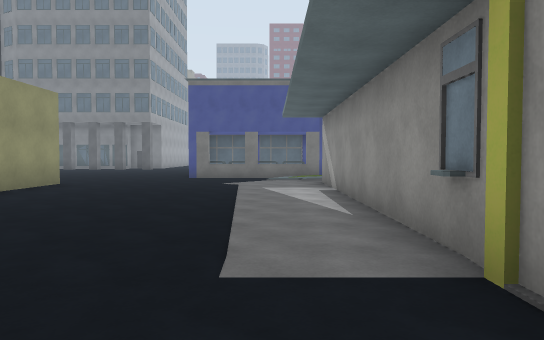
View 1 (above)

24 first-person views from a walk through a scene from a Unity 3-D project. The camera is 1.4 m above the floor, tilts 2° down and sees 70° across. The floor is counted in squares, 2 m on a side. Each view is taken from the middle of a square. On the plan, view 1 faces up. The plan holds only what a view shows up to about 11 squares ahead; the rest is blank. The place goes on beyond the plan. The player is left out. Some animated figures are not drawn. Some surface patterns are stand-ins.

View 2
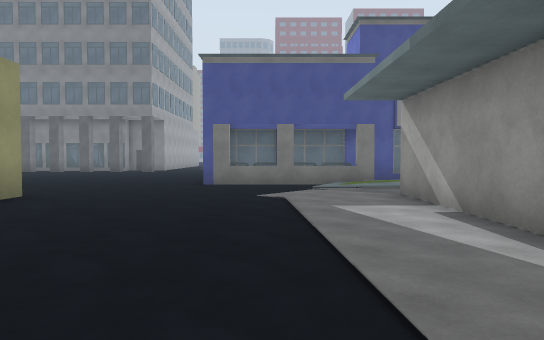

View 3
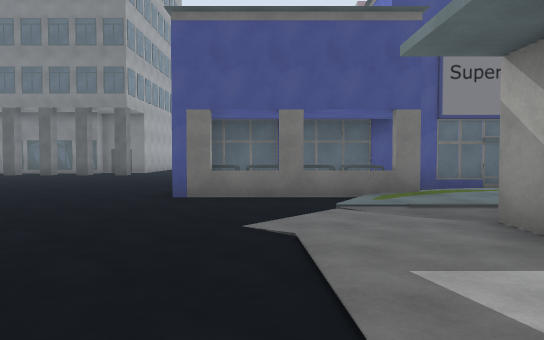

View 4
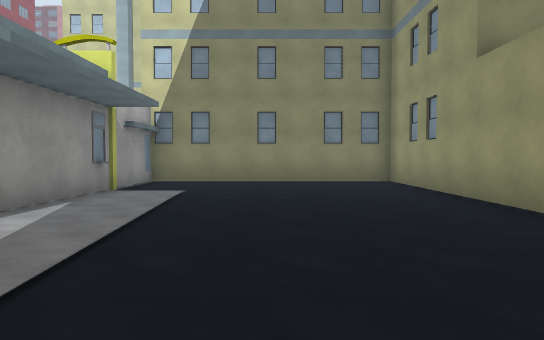

View 5
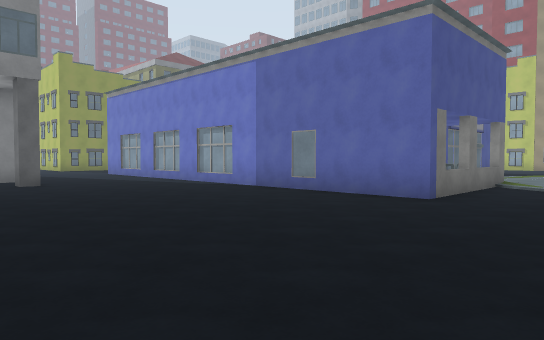

View 6
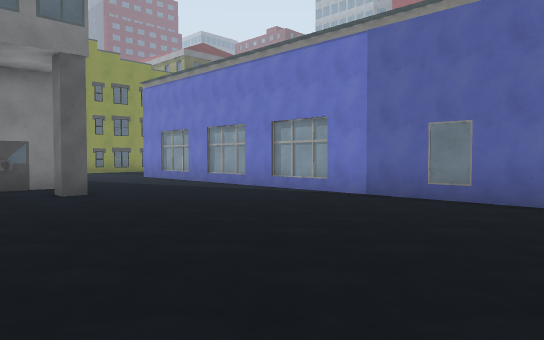

View 7
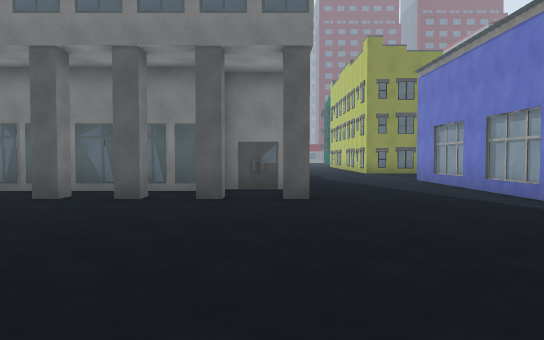

View 8
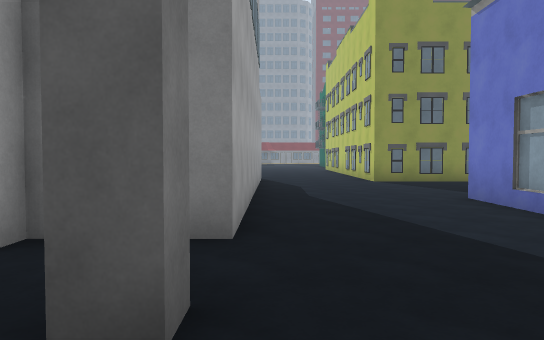

View 9
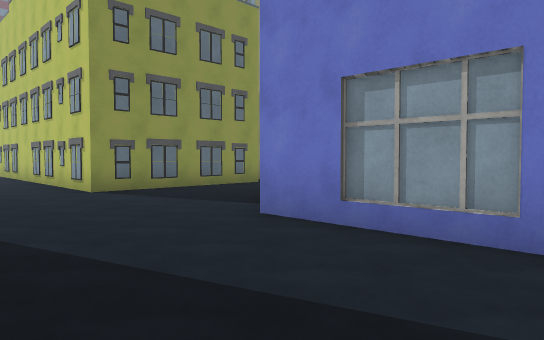

View 10
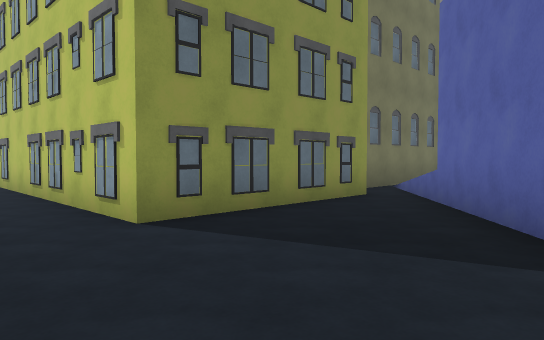

View 11
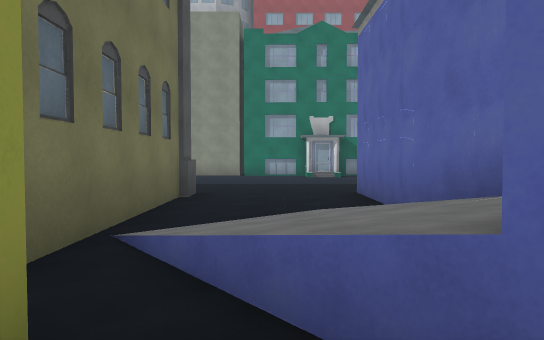

View 12
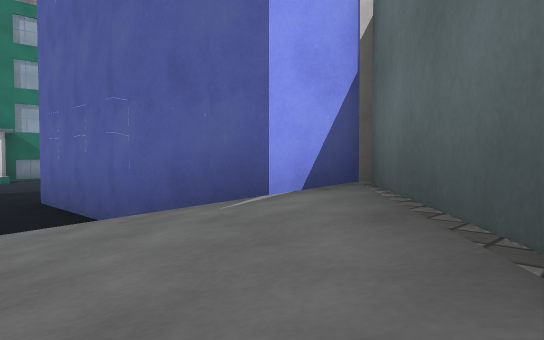

View 13
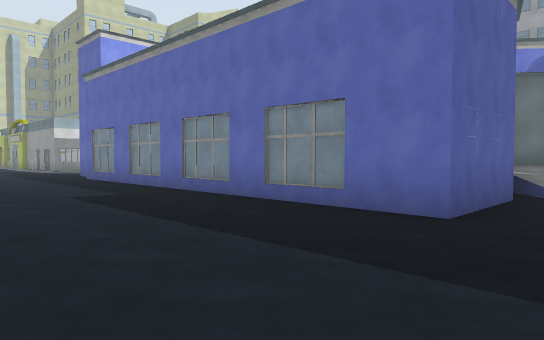

View 14
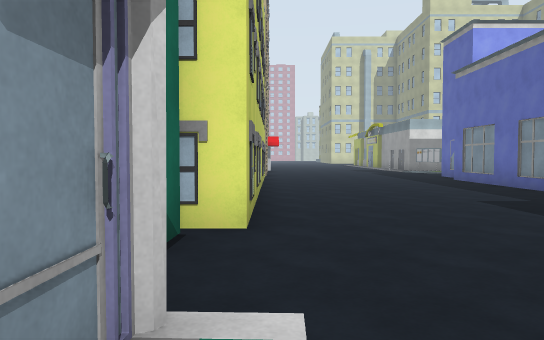

View 15
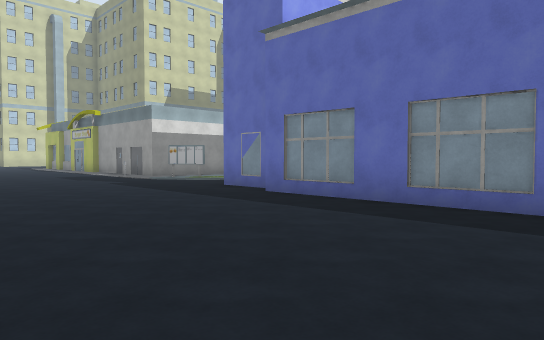

View 16
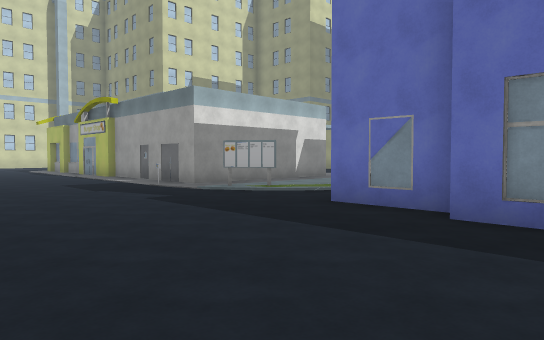

View 17
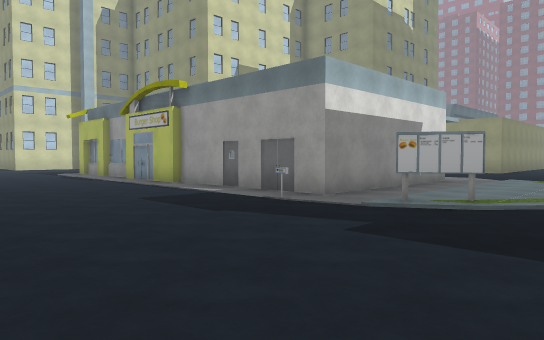

View 18
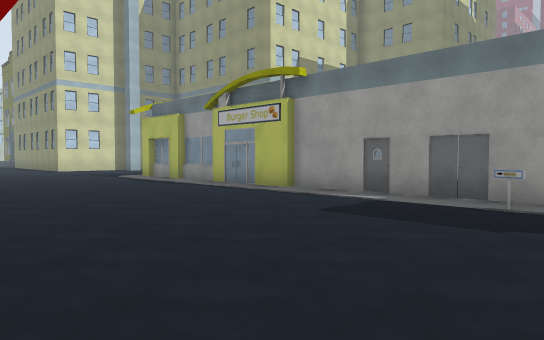

View 19
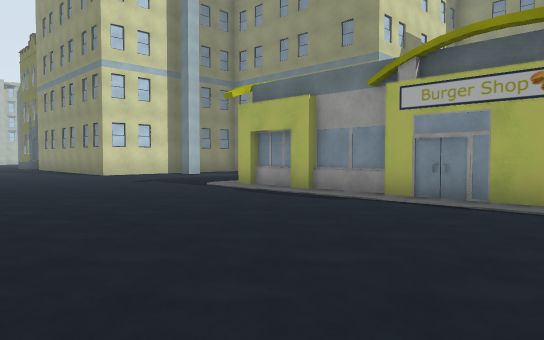

View 20
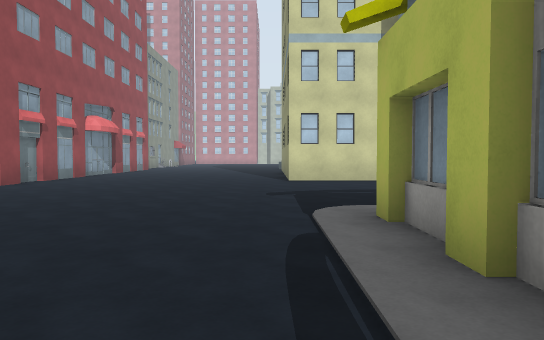

View 21
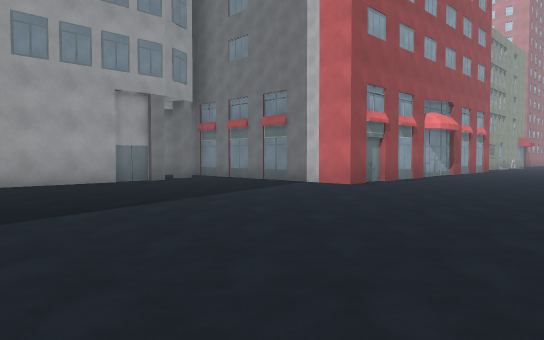

View 22
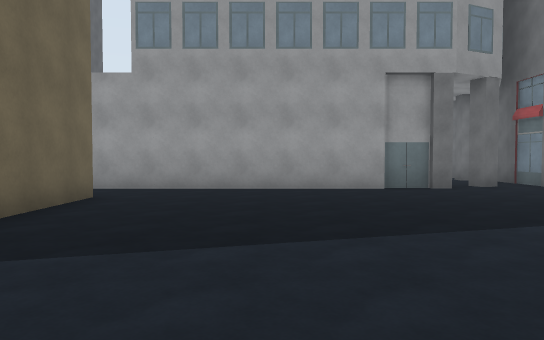

View 23
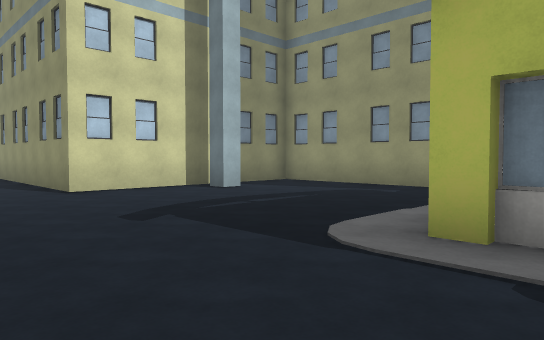

View 24
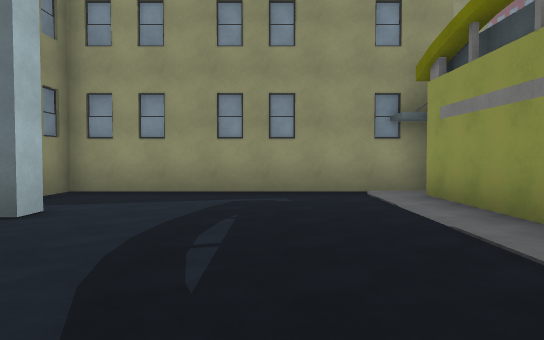

### Floor plan
Key: @ floor where view 1 was taken; # wall or solid block; . main floor; : floor 0.25 m higher than the main floor; / step, stairs or slope; ^ raised ledge; B building.
Columns run from 10 left of view 1 to 22 right of it. Each row starts with its distance up from view 1.
 31       .B    .##### ...
 30     ...#####./........
 29     ........///........
 28     .......#////...... .
 27     ......###/####......#
 26     ....### ###  #......#
 25     ....#        #......#
 24     ....#        #......#
 23     ....#        #......
 22 BBB.....#        #......
 21 ........#        #......
 20 ..B.....#        #......
 19 ........#        #.....B
 18 ........#        #......
 17  .......#        #......
 16  .......#        #.....
 15  ......########  #.....
 14   .....#.##  .  .......
 13  ......###^#::::/.....
 12  ........./:::::#/.....B
 11   ......../.............
 10  . .........#####......
  9     #.......#   #.......
  8     #.......#   #.......
  7      .......#   #......
  6      .......#   #.......
  5     #.......#   #......
  4     #.......#   #......B     .#
  3     #.......#   #....... ###..#
  2     #.......#   #.............B
  1     #.......#   #.............B
  0     #.....@.#   #.............
 -1     #############.............
 -2            #..................
 -3            #..................B
 -4            #..................BB
 -5            #..................B..
 -6            #................ ..##
 -7            #..#..........#
 -8            #######.......#
 -9                  #.  ....B

Positions as (right, up) in squares from view 1, and headings:
1: (0, 0), facing up
2: (-1, 3), facing up
3: (-1, 6), facing up
4: (-2, 10), facing down
5: (-9, 10), facing up-right
6: (-9, 13), facing up-right
7: (-7, 14), facing up
8: (-6, 19), facing up
9: (-6, 22), facing up-right
10: (-5, 26), facing up-right
11: (0, 29), facing right
12: (1, 29), facing down-right
13: (12, 29), facing down-left
14: (13, 28), facing down
15: (13, 22), facing down-left
16: (12, 18), facing down-left
17: (12, 14), facing down-left
18: (13, 11), facing down-left
19: (13, 6), facing down-left
20: (8, 3), facing down
21: (9, 2), facing down-right
22: (11, 0), facing right
23: (10, 0), facing down-left
24: (9, -4), facing left
